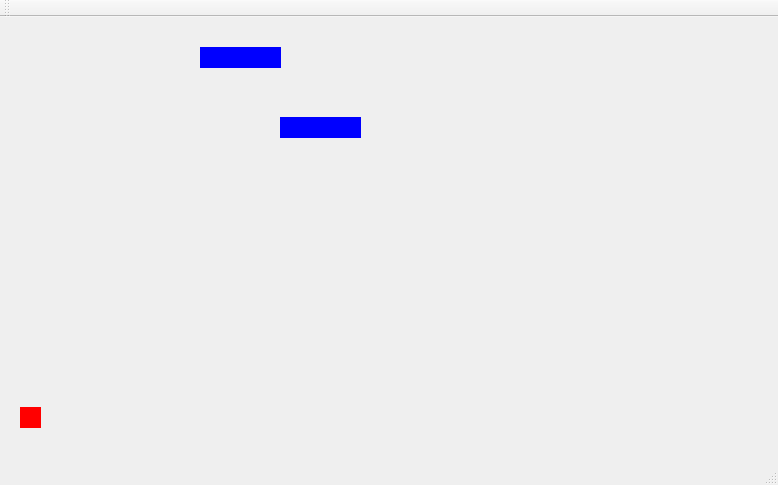
<?xml version="1.0" encoding="UTF-8"?>
<ui version="4.0">
 <class>MainWindow</class>
 <widget class="QMainWindow" name="MainWindow">
  <property name="geometry">
   <rect>
    <x>0</x>
    <y>0</y>
    <width>778</width>
    <height>485</height>
   </rect>
  </property>
  <property name="windowTitle">
   <string>MainWindow</string>
  </property>
  <widget class="QWidget" name="centralWidget">
   <widget class="QLabel" name="label">
    <property name="geometry">
     <rect>
      <x>20</x>
      <y>390</y>
      <width>21</width>
      <height>21</height>
     </rect>
    </property>
    <property name="styleSheet">
     <string notr="true">background-color: rgb(255, 0, 0);</string>
    </property>
    <property name="text">
     <string/>
    </property>
   </widget>
   <widget class="QLabel" name="wall2">
    <property name="geometry">
     <rect>
      <x>280</x>
      <y>100</y>
      <width>81</width>
      <height>21</height>
     </rect>
    </property>
    <property name="styleSheet">
     <string notr="true">background-color: rgb(0, 0, 255);</string>
    </property>
    <property name="text">
     <string/>
    </property>
   </widget>
   <widget class="QLabel" name="wall4">
    <property name="geometry">
     <rect>
      <x>200</x>
      <y>30</y>
      <width>81</width>
      <height>21</height>
     </rect>
    </property>
    <property name="styleSheet">
     <string notr="true">background-color: rgb(0, 0, 255);</string>
    </property>
    <property name="text">
     <string/>
    </property>
   </widget>
  </widget>
  <widget class="QMenuBar" name="menuBar">
   <property name="geometry">
    <rect>
     <x>0</x>
     <y>0</y>
     <width>778</width>
     <height>21</height>
    </rect>
   </property>
  </widget>
  <widget class="QToolBar" name="mainToolBar">
   <attribute name="toolBarArea">
    <enum>TopToolBarArea</enum>
   </attribute>
   <attribute name="toolBarBreak">
    <bool>false</bool>
   </attribute>
  </widget>
  <widget class="QStatusBar" name="statusBar"/>
 </widget>
 <layoutdefault spacing="6" margin="11"/>
 <resources/>
 <connections/>
</ui>
